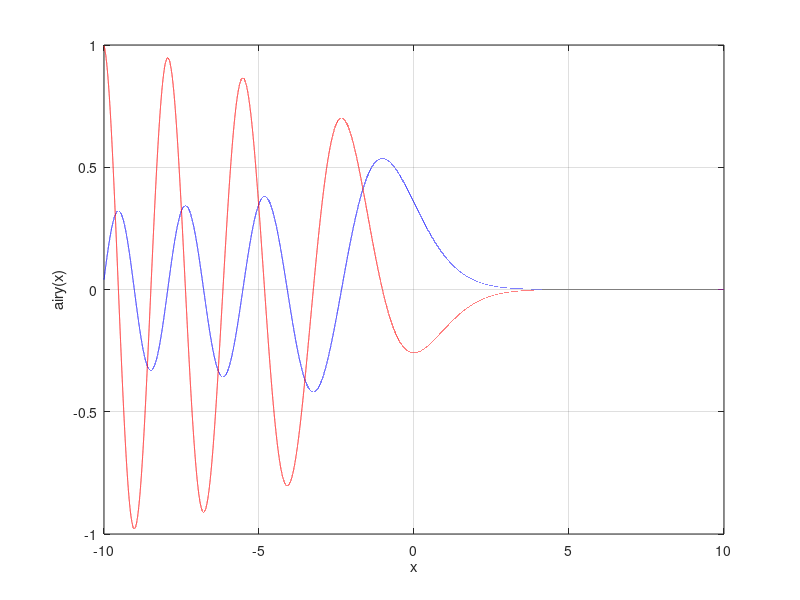

The MATLAB source for this figure:
%===============================================================================
% Fichier: L2E2.m
% Auteurs: Marc-Olivier Fecteau, Aryel Morin-Mercier
% Description: Exercice 2 du laboratoire 2 de S3 GRO APP 7
%===============================================================================

clear
clc

%% Exercice 2
x = -10:1e-4:10;

% Exercice 2a
figure(1)
plot(x, airy(x), '-b');
hold on;
plot(x, airy(1, x), '-r');
hold off;
xlabel('x');
ylabel('airy(x)');
box on;
grid on;

% Exercice 2b
  % R: Le zéro le plus proche de l'origine est environ x = -9.

% Exercice 2c
x0 = 1;
x_a = x0;
x_b = 0;
pas = 1e-4;
absTol = 1e-6;
while (abs(x_b - x_a) > absTol)
  df_airy = airy(x_b) - airy(x_a)
  x_a = x_b;
  x_b = x_a - airy(x_a) / airy(1, x_a);
end

% Exercice 2d

% Exercice 2e
##x_a = x0;
##x_b = 0;
##absTol = 1e-6;
##while (abs(x_b - x_a) > absTol)
##  x_a = x_b;
##  x_b = x_a - airy(1, x_a) / airy(2, x_a);
##end
